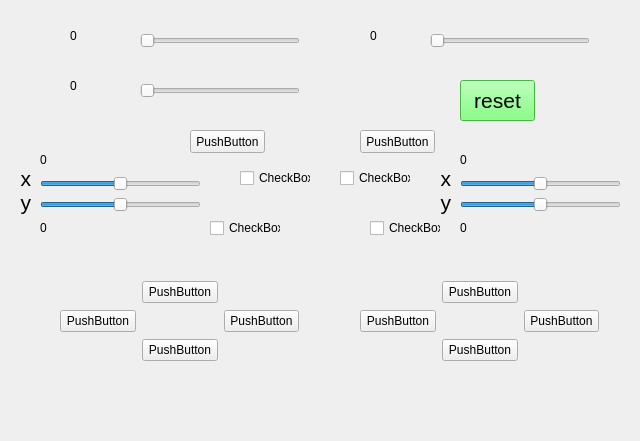
<?xml version="1.0" encoding="UTF-8"?>
<ui version="4.0">
 <class>FrameJoystick</class>
 <widget class="QFrame" name="FrameJoystick">
  <property name="geometry">
   <rect>
    <x>0</x>
    <y>0</y>
    <width>640</width>
    <height>441</height>
   </rect>
  </property>
  <property name="font">
   <font>
    <pointsize>9</pointsize>
   </font>
  </property>
  <property name="windowTitle">
   <string>Frame</string>
  </property>
  <widget class="QCheckBox" name="checkBox_L_up">
   <property name="geometry">
    <rect>
     <x>240</x>
     <y>170</y>
     <width>71</width>
     <height>16</height>
    </rect>
   </property>
   <property name="text">
    <string>CheckBox</string>
   </property>
  </widget>
  <widget class="QCheckBox" name="checkBox_L_down">
   <property name="geometry">
    <rect>
     <x>210</x>
     <y>220</y>
     <width>71</width>
     <height>16</height>
    </rect>
   </property>
   <property name="text">
    <string>CheckBox</string>
   </property>
  </widget>
  <widget class="QCheckBox" name="checkBox_R_down">
   <property name="geometry">
    <rect>
     <x>370</x>
     <y>220</y>
     <width>71</width>
     <height>16</height>
    </rect>
   </property>
   <property name="text">
    <string>CheckBox</string>
   </property>
  </widget>
  <widget class="QCheckBox" name="checkBox_R_up">
   <property name="geometry">
    <rect>
     <x>340</x>
     <y>170</y>
     <width>71</width>
     <height>16</height>
    </rect>
   </property>
   <property name="text">
    <string>CheckBox</string>
   </property>
  </widget>
  <widget class="QPushButton" name="pushButton_W_L">
   <property name="geometry">
    <rect>
     <x>190</x>
     <y>130</y>
     <width>75</width>
     <height>23</height>
    </rect>
   </property>
   <property name="text">
    <string>PushButton</string>
   </property>
  </widget>
  <widget class="QPushButton" name="pushButton_W_R">
   <property name="geometry">
    <rect>
     <x>360</x>
     <y>130</y>
     <width>75</width>
     <height>23</height>
    </rect>
   </property>
   <property name="text">
    <string>PushButton</string>
   </property>
  </widget>
  <widget class="QSlider" name="horizontalSlider_L_down">
   <property name="geometry">
    <rect>
     <x>140</x>
     <y>80</y>
     <width>160</width>
     <height>22</height>
    </rect>
   </property>
   <property name="maximum">
    <number>2048</number>
   </property>
   <property name="pageStep">
    <number>1</number>
   </property>
   <property name="orientation">
    <enum>Qt::Horizontal</enum>
   </property>
  </widget>
  <widget class="QSlider" name="horizontalSlider_R">
   <property name="geometry">
    <rect>
     <x>430</x>
     <y>30</y>
     <width>160</width>
     <height>22</height>
    </rect>
   </property>
   <property name="maximum">
    <number>2048</number>
   </property>
   <property name="pageStep">
    <number>1</number>
   </property>
   <property name="orientation">
    <enum>Qt::Horizontal</enum>
   </property>
  </widget>
  <widget class="QSlider" name="horizontalSlider_L_up">
   <property name="geometry">
    <rect>
     <x>140</x>
     <y>30</y>
     <width>160</width>
     <height>22</height>
    </rect>
   </property>
   <property name="maximum">
    <number>2048</number>
   </property>
   <property name="pageStep">
    <number>1</number>
   </property>
   <property name="orientation">
    <enum>Qt::Horizontal</enum>
   </property>
  </widget>
  <widget class="QLabel" name="label_P_L_up">
   <property name="geometry">
    <rect>
     <x>70</x>
     <y>30</y>
     <width>54</width>
     <height>12</height>
    </rect>
   </property>
   <property name="text">
    <string>0</string>
   </property>
  </widget>
  <widget class="QLabel" name="label_P_L_down">
   <property name="geometry">
    <rect>
     <x>70</x>
     <y>80</y>
     <width>54</width>
     <height>12</height>
    </rect>
   </property>
   <property name="text">
    <string>0</string>
   </property>
  </widget>
  <widget class="QLabel" name="label_P_R">
   <property name="geometry">
    <rect>
     <x>370</x>
     <y>30</y>
     <width>54</width>
     <height>12</height>
    </rect>
   </property>
   <property name="text">
    <string>0</string>
   </property>
  </widget>
  <widget class="QPushButton" name="pushButton_reset">
   <property name="geometry">
    <rect>
     <x>460</x>
     <y>80</y>
     <width>75</width>
     <height>41</height>
    </rect>
   </property>
   <property name="font">
    <font>
     <pointsize>16</pointsize>
    </font>
   </property>
   <property name="styleSheet">
    <string notr="true">background-color: rgb(100, 255, 97);</string>
   </property>
   <property name="text">
    <string>reset</string>
   </property>
  </widget>
  <widget class="QLabel" name="label">
   <property name="geometry">
    <rect>
     <x>10</x>
     <y>160</y>
     <width>21</width>
     <height>61</height>
    </rect>
   </property>
   <property name="font">
    <font>
     <pointsize>16</pointsize>
    </font>
   </property>
   <property name="text">
    <string>x
y</string>
   </property>
   <property name="alignment">
    <set>Qt::AlignRight|Qt::AlignTrailing|Qt::AlignVCenter</set>
   </property>
  </widget>
  <widget class="QLabel" name="label_2">
   <property name="geometry">
    <rect>
     <x>430</x>
     <y>160</y>
     <width>21</width>
     <height>61</height>
    </rect>
   </property>
   <property name="font">
    <font>
     <pointsize>16</pointsize>
    </font>
   </property>
   <property name="text">
    <string>x
y</string>
   </property>
   <property name="alignment">
    <set>Qt::AlignRight|Qt::AlignTrailing|Qt::AlignVCenter</set>
   </property>
  </widget>
  <widget class="QWidget" name="layoutWidget">
   <property name="geometry">
    <rect>
     <x>60</x>
     <y>280</y>
     <width>239</width>
     <height>84</height>
    </rect>
   </property>
   <layout class="QGridLayout" name="gridLayout">
    <item row="0" column="1">
     <widget class="QPushButton" name="pushButton_L_up">
      <property name="text">
       <string>PushButton</string>
      </property>
     </widget>
    </item>
    <item row="1" column="0">
     <widget class="QPushButton" name="pushButton_L_left">
      <property name="text">
       <string>PushButton</string>
      </property>
     </widget>
    </item>
    <item row="1" column="2">
     <widget class="QPushButton" name="pushButton_L_right">
      <property name="text">
       <string>PushButton</string>
      </property>
     </widget>
    </item>
    <item row="2" column="1">
     <widget class="QPushButton" name="pushButton_L_down">
      <property name="text">
       <string>PushButton</string>
      </property>
     </widget>
    </item>
   </layout>
  </widget>
  <widget class="QWidget" name="layoutWidget">
   <property name="geometry">
    <rect>
     <x>360</x>
     <y>280</y>
     <width>239</width>
     <height>83</height>
    </rect>
   </property>
   <layout class="QGridLayout" name="gridLayout_2">
    <item row="0" column="1">
     <widget class="QPushButton" name="pushButton_R_up">
      <property name="text">
       <string>PushButton</string>
      </property>
     </widget>
    </item>
    <item row="1" column="0">
     <widget class="QPushButton" name="pushButton_R_left">
      <property name="text">
       <string>PushButton</string>
      </property>
     </widget>
    </item>
    <item row="1" column="2">
     <widget class="QPushButton" name="pushButton_R_right">
      <property name="text">
       <string>PushButton</string>
      </property>
     </widget>
    </item>
    <item row="2" column="1">
     <widget class="QPushButton" name="pushButton_R_down">
      <property name="text">
       <string>PushButton</string>
      </property>
     </widget>
    </item>
   </layout>
  </widget>
  <widget class="QWidget" name="layoutWidget">
   <property name="geometry">
    <rect>
     <x>40</x>
     <y>150</y>
     <width>161</width>
     <height>88</height>
    </rect>
   </property>
   <layout class="QVBoxLayout" name="verticalLayout">
    <item>
     <widget class="QLabel" name="label_Lx">
      <property name="text">
       <string>0</string>
      </property>
     </widget>
    </item>
    <item>
     <widget class="QSlider" name="horizontalSlider_Lx">
      <property name="minimum">
       <number>-2048</number>
      </property>
      <property name="maximum">
       <number>2048</number>
      </property>
      <property name="pageStep">
       <number>1</number>
      </property>
      <property name="sliderPosition">
       <number>0</number>
      </property>
      <property name="orientation">
       <enum>Qt::Horizontal</enum>
      </property>
     </widget>
    </item>
    <item>
     <widget class="QSlider" name="horizontalSlider_Ly">
      <property name="minimum">
       <number>-2048</number>
      </property>
      <property name="maximum">
       <number>2048</number>
      </property>
      <property name="pageStep">
       <number>1</number>
      </property>
      <property name="sliderPosition">
       <number>0</number>
      </property>
      <property name="orientation">
       <enum>Qt::Horizontal</enum>
      </property>
     </widget>
    </item>
    <item>
     <widget class="QLabel" name="label_Ly">
      <property name="text">
       <string>0</string>
      </property>
     </widget>
    </item>
   </layout>
  </widget>
  <widget class="QWidget" name="layoutWidget">
   <property name="geometry">
    <rect>
     <x>460</x>
     <y>150</y>
     <width>161</width>
     <height>88</height>
    </rect>
   </property>
   <layout class="QVBoxLayout" name="verticalLayout_2">
    <item>
     <widget class="QLabel" name="label_Rx">
      <property name="text">
       <string>0</string>
      </property>
     </widget>
    </item>
    <item>
     <widget class="QSlider" name="horizontalSlider_Rx">
      <property name="minimum">
       <number>-2048</number>
      </property>
      <property name="maximum">
       <number>2048</number>
      </property>
      <property name="pageStep">
       <number>1</number>
      </property>
      <property name="sliderPosition">
       <number>0</number>
      </property>
      <property name="orientation">
       <enum>Qt::Horizontal</enum>
      </property>
     </widget>
    </item>
    <item>
     <widget class="QSlider" name="horizontalSlider_Ry">
      <property name="minimum">
       <number>-2048</number>
      </property>
      <property name="maximum">
       <number>2048</number>
      </property>
      <property name="pageStep">
       <number>1</number>
      </property>
      <property name="sliderPosition">
       <number>0</number>
      </property>
      <property name="orientation">
       <enum>Qt::Horizontal</enum>
      </property>
     </widget>
    </item>
    <item>
     <widget class="QLabel" name="label_Ry">
      <property name="text">
       <string>0</string>
      </property>
     </widget>
    </item>
   </layout>
  </widget>
  <widget class="QLabel" name="label_mode">
   <property name="geometry">
    <rect>
     <x>290</x>
     <y>260</y>
     <width>75</width>
     <height>24</height>
    </rect>
   </property>
   <property name="font">
    <font>
     <pointsize>16</pointsize>
    </font>
   </property>
   <property name="text">
    <string/>
   </property>
  </widget>
 </widget>
 <resources/>
 <connections/>
</ui>
